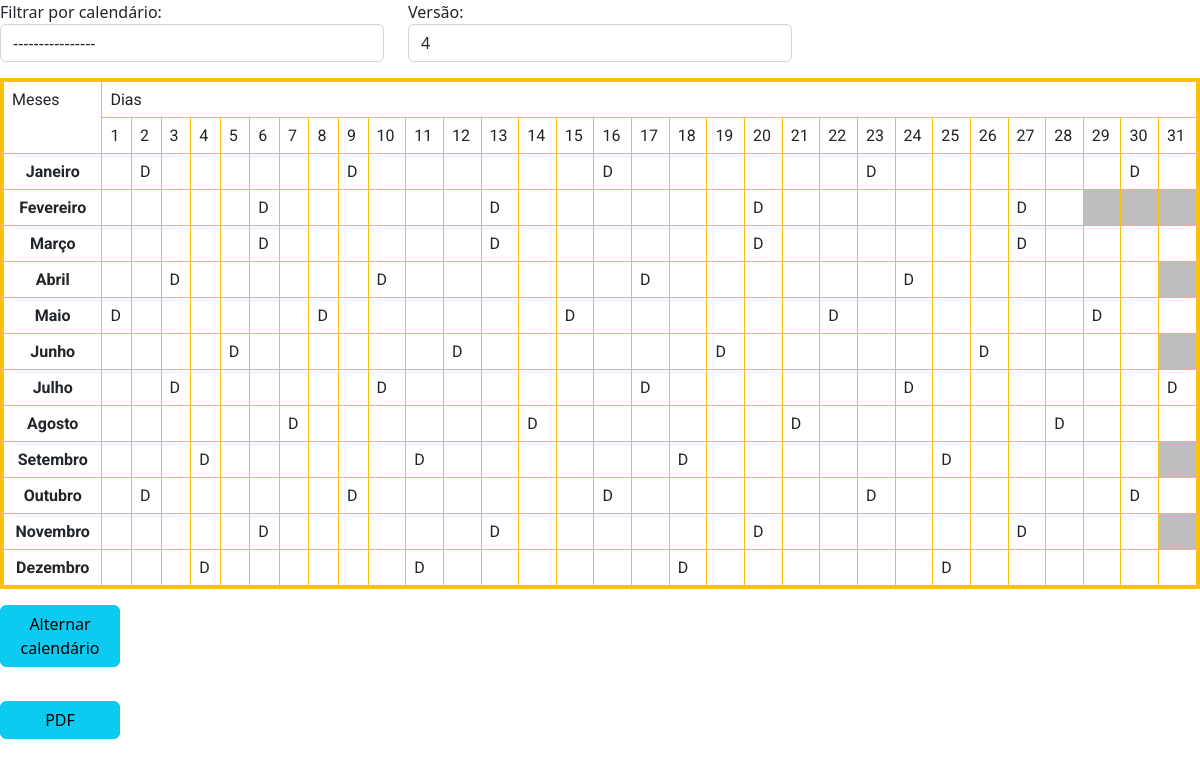
Page /static/based/calendario.php?calendario=3 on the earlier database version.
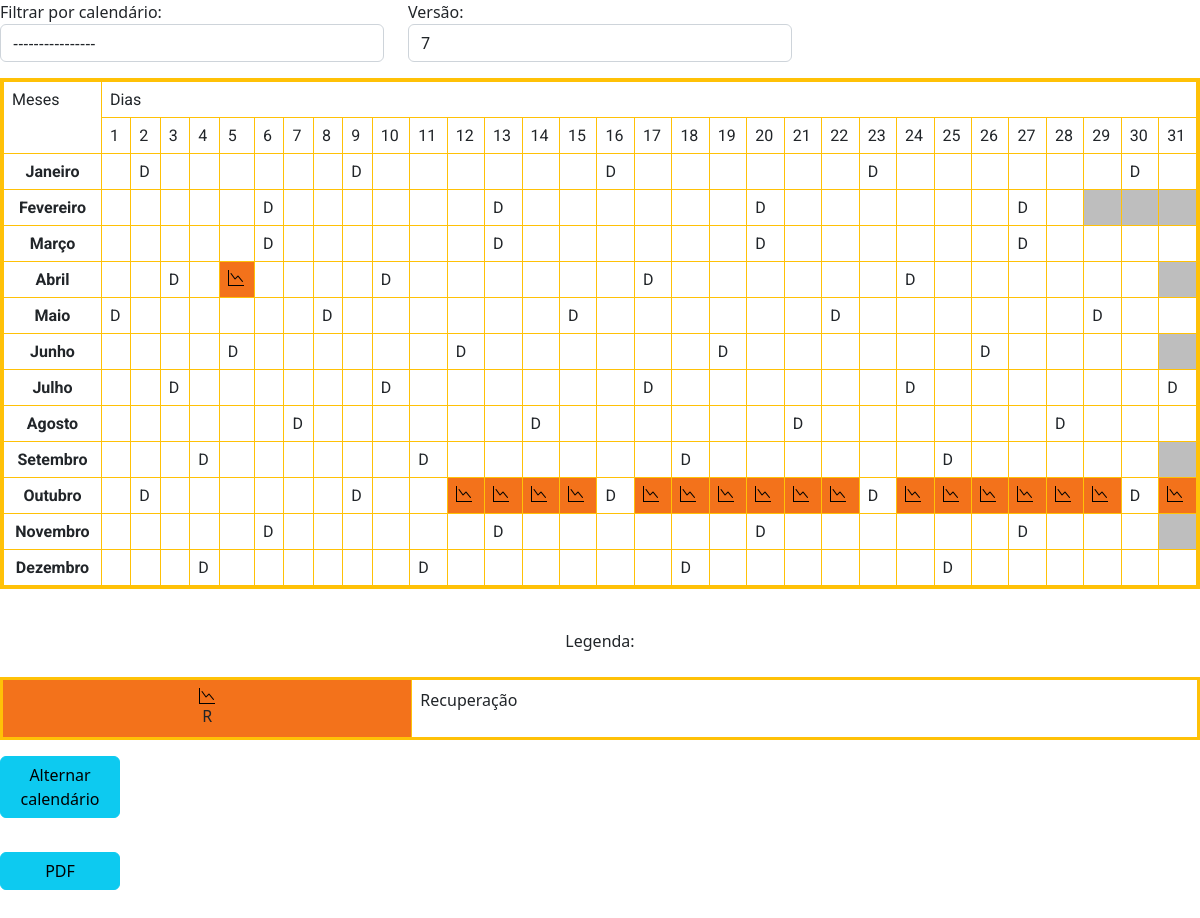
Same page on the later database version.
### tables this page shows
CREATE TABLE IF NOT EXISTS `calendario` (
  `id_calendario` int(11) NOT NULL AUTO_INCREMENT,
  `ano_letivo` year(4) DEFAULT NULL,
  `id_ue` int(11) DEFAULT NULL,
  `data_pb` date DEFAULT NULL,
  `versao_cal` int(11) DEFAULT NULL,
  PRIMARY KEY (`id_calendario`),
  KEY `FK_calendario_ue` (`id_ue`),
  CONSTRAINT `FK_calendario_ue` FOREIGN KEY (`id_ue`) REFERENCES `ue` (`id_ue`) ON DELETE CASCADE ON UPDATE CASCADE
);

CREATE TABLE IF NOT EXISTS `ue` (
  `id_ue` int(11) NOT NULL AUTO_INCREMENT,
  `tel_ue` char(10) DEFAULT NULL,
  `nome_ue` varchar(100) DEFAULT NULL,
  `sigla_ue` varchar(7) DEFAULT NULL,
  `email_ue` varchar(50) DEFAULT NULL,
  `logo_ue` varchar(100) DEFAULT NULL,
  `cep` int(11) DEFAULT NULL,
  PRIMARY KEY (`id_ue`),
  KEY `FK_ue_localidade` (`cep`),
  CONSTRAINT `FK_ue_localidade` FOREIGN KEY (`cep`) REFERENCES `localidade` (`cep`) ON DELETE CASCADE ON UPDATE CASCADE
);

CREATE TABLE IF NOT EXISTS `legenda` (
  `id_leg` int(11) NOT NULL AUTO_INCREMENT,
  `tipo_evento` varchar(50) DEFAULT NULL,
  `desc_leg` varchar(60) DEFAULT NULL,
  `simbolo_leg` varchar(100) DEFAULT NULL,
  `sigla_leg` varchar(4) DEFAULT NULL,
  `cor_leg` varchar(9) DEFAULT NULL,
  PRIMARY KEY (`id_leg`)
);

### static/based/calendario.php (the view, shortened to what the changed rows need)
<link rel="stylesheet" href="../static/css/calendario.css">
<link href="https://cdn.jsdelivr.net/npm/bootstrap@5.2.0-beta1/dist/css/bootstrap.min.css" rel="stylesheet">
    <link rel="stylesheet" href="../static/fontawesome-pro/css/all.css">
    <link rel="stylesheet" href="//maxcdn.bootstrapcdn.com/font-awesome/4.3.0/css/font-awesome.min.css">
<?php
        if(isset($_POST['calendario']) && $_POST['calendario'] !== 'none'){
        $daysql = mysqli_query($con, "select id_leg, EXTRACT(DAY FROM dt_ini_ev) AS d_ini, EXTRACT(DAY FROM dt_fim_ev) AS d_fim, EXTRACT(MONTH FROM dt_ini_ev) AS m_ini, EXTRACT(MONTH FROM dt_fim_ev) AS m_fim, id_evento from eventos where id_calendario = '".$_POST['calendario']."' order by dt_ini_ev ;");
        $ano_sql = mysqli_query($con, "select ano_letivo, id_ue, versao_cal from calendario where id_calendario = '".$_POST['calendario']."';");
        $daytmp_sql = mysqli_query($con, "select id_leg, EXTRACT(DAY FROM dt_ini_tmp) AS d_ini, EXTRACT(DAY FROM dt_fim_tmp) AS d_fim, EXTRACT(MONTH FROM dt_ini_tmp) AS m_ini, EXTRACT(MONTH FROM dt_fim_tmp) AS m_fim, act_tmp as action, id_evento from tmp_eve where id_calendario = '".$_POST['calendario']."' and (act_tmp = 'add' or act_tmp = 'edit') order by dt_ini_tmp ;");
        }
        $edits = array();
        if(!empty($ano_sql)){
            while($row = mysqli_fetch_array($ano_sql))
                {
                    $ano = $row[0];
                    $ue = $row[1];
                    $versao = $row[2];
                }
                $ue_sql = mysqli_query($con, "select nome_ue, logo_ue, sigla_ue from ue where id_ue = '".$ue."';");
                while($row = mysqli_fetch_array($ue_sql))
                    {
                        $sigla_ue = $row[2];
                    }
            }
?>
<form action="?page=home" method="post" >
		<div class="d-flex row justify-content-left" >
            <div class="form-group col-md-4">
                    Versão:
                    <?php
                    $arroz = '/admin/static/img/versao/'.$sigla_ue.'/'.$ano.'/'.$sigla_ue.' - '.$ano.' v';
                    echo "<select name='versao' class='form-control ' action='post' onchange='arroz(\"".$arroz."\", this.value, ".$versao.")'>";
                    echo '<option value="recent_ver" selected>'.$versao.'</option>';
                    echo "</select>
                </div>";
        echo "</div>";
	echo "</form>";
$invday = mysqli_query($con, "with recursive date_ranges AS (SELECT '".date("Y")."-01-01' dt UNION ALL SELECT dt + INTERVAL 1 DAY FROM date_ranges WHERE dt + INTERVAL 1 DAY <= '".date("Y")."-12-31') SELECT  EXTRACT(DAY FROM dt) AS d_eve_inv, EXTRACT(MONTH FROM dt) AS m_eve_inv, EXTRACT(DAY FROM LAST_DAY(dt)) AS fim_mes FROM date_ranges WHERE DAYNAME(dt) = 'Sunday';");
$simb = array();
$eve = array();
$leg_use = array();
if(!empty($daysql)){
while(($row = mysqli_fetch_array($daysql)) || ($row_tmp = mysqli_fetch_array($daytmp_sql))){
    if(!empty($row) && !in_array($row['id_evento'], $edits)){
        $m_ini = $row['m_ini'];
        $d_ini = $row['d_ini'];
        $m_fim = $row['m_fim'];
        $d_fim = $row['d_fim'];
        $leg_sql = mysqli_query($con, "select * from legenda where id_leg = ".$row['id_leg'].";");
        $leg = mysqli_fetch_array($leg_sql);
        array_push($leg_use,$leg[0]);
        if ($d_ini <= $d_fim && $m_ini == $m_fim) {
            for ($d_ini; $d_ini < $d_fim; $d_ini++) {
                $eve[$m_ini][$d_ini] = "style='background-color:".$leg['cor_leg'].";' data-toggle='tooltip' data-placement='top' title='".$leg['tipo_evento']."'";
                $simb[$m_ini][$d_ini] = ((empty($leg["simbolo_leg"]))?"<a>".$leg["sigla_leg"]."</a>":"<img src='".$leg["simbolo_leg"]."' class='simbico' alt=''>");
            }
        }
        else{
            for ($d_ini; $d_ini < 32; $d_ini++) {
                $eve[$m_ini][$d_ini] = "style='background-color:".$leg['cor_leg'].";' data-toggle='tooltip' data-placement='top' title='".$leg['tipo_evento']."'";
                $simb[$m_ini][$d_ini] = ((empty($leg["simbolo_leg"]))?"<a>".$leg["sigla_leg"]."</a>":"<img src='".$leg["simbolo_leg"]."' class='simbico' alt=''>");
            }
        }
        $eve[$m_fim][$d_fim] = "style='background-color:".$leg['cor_leg']."; ' data-toggle='tooltip' data-placement='top' title='".$leg['tipo_evento']."'";
        $simb[$m_fim][$d_fim] = ((empty($leg["simbolo_leg"]))?"<a>".$leg["sigla_leg"]."</a>":"<img src='".$leg["simbolo_leg"]."' class='simbico' alt=''>");
    }
    }
}
    while($row = mysqli_fetch_array($invday)){
        $domingo_d = $row[0];
        $domingo_m = $row[1];
       for ($i=$row[2]+1; $i <= 31; $i++) {
        $eve[$domingo_m][$i] = "style='background-color:rgb(190, 190, 190); '";;
        $simb[$domingo_m][$i] = "";
    }
       $eve[$domingo_m][$domingo_d] = "";
       $simb[$domingo_m][$domingo_d] = "<a>D</a>";
    }
$calendario = "<div style='text-align: -webkit-center;' id='calendario'>";
if($ano == date("Y")){
    $calendario .= "<table class='table table-bordered border border-4 border-warning stripped ' style='border-collapse: collapse;'>";
    $calendario .= "<tr class=''>";
    $calendario .= "<td  rowspan='2' class='cal-content cal-cab'>Meses</td>";
    $calendario .= "<td colspan='31' class='cal-content'>Dias</td>";
    $calendario .= "<tr>";
    for ($ç=1; $ç < 32; $ç++) {
        $calendario .= "<td colspan='ç' class='cal-content cal-cab'>$ç</td>";
    }
    $calendario .= "</tr>";
    $calendario .= "</tr>";
for ($i=1; $i < 13; $i++) {
    $calendario .= "<tr class='cils' style=''>";
    $calendario .= "<td class='mis cal-content meses' >";
    $meses = array("","Janeiro","Fevereiro","Março","Abril","Maio","Junho","Julho","Agosto","Setembro","Outubro","Novembro","Dezembro");
    foreach ($meses as $a => $value) {
        $calendario .= "<span style='display:flex; justify-content:center;'><strong>".$meses[$i]."</strong></span>";
        break;
    }
    $calendario .= "</td>";
        for ($j=1; $j < 32; $j++) {
            $calendario .= "<td ";
            if(!empty($eve[$i][$j])){
                $calendario .= $eve[$i][$j];
            }
        $calendario .= " class='cal-content'>".((!empty($simb[$i][$j]))?$simb[$i][$j]:"")."<span class='number' style='display:flex; justify-content:center;'></span></td>";
        }
}
$calendario .= "</tr>";
$calendario .= "</table>";
echo $calendario;
if(($leg_use) != null){
echo "<br>";
$leg_sql = mysqli_query($con, "select tipo_evento as tipo, desc_leg as descricao, simbolo_leg as simbolo, sigla_leg as sigla, cor_leg as cor from legenda where id_leg IN (" . implode(",", array_map('intval', $leg_use)) . ");");
    echo "Legenda:";
    $i=0;
    echo "<div class= 'd-flex flex-row justify-content-center mt-4'>";
    echo "<table class='table table-bordered table-responsive border border-3 rounded border-warning stripped' id='leg_table' style='justify-content: center !important; overflow:wrap;float:left;'>";
    while($row = mysqli_fetch_array($leg_sql)){
        if($i==0){ echo "<tr  style='line-height: 25px;min-height: 25px;' >";}
        echo "<td data-toggle='tooltip' data-placement='right' title='".$row['descricao']."' class='mis ' style='background-color:".$row['cor'].";".(($i == 0)?"margin-right:100px;":"")."text-align:center;min-width: 60px;'><img src='".$row["simbolo"]."' class='simbico' ><br>".$row['sigla'];
        echo "<td data-toggle='tooltip' data-placement='right' title='".$row['descricao']."' class='mis ' >".$row['tipo']."</td>";
        $i++;
    }
    echo "</table>";
    echo "</div>";
}}
echo "</div>";
?>

Differences in the rows shown:
changed calendario: versao "4" → "7"
now on this page (row unchanged): legenda: simbolo_leg (picture), sigla_leg "R", tipo_evento "Recuperação"
Other differences:
list line gone: "D D D"
new list line: "D D D"
text now shown: "Legenda:"
